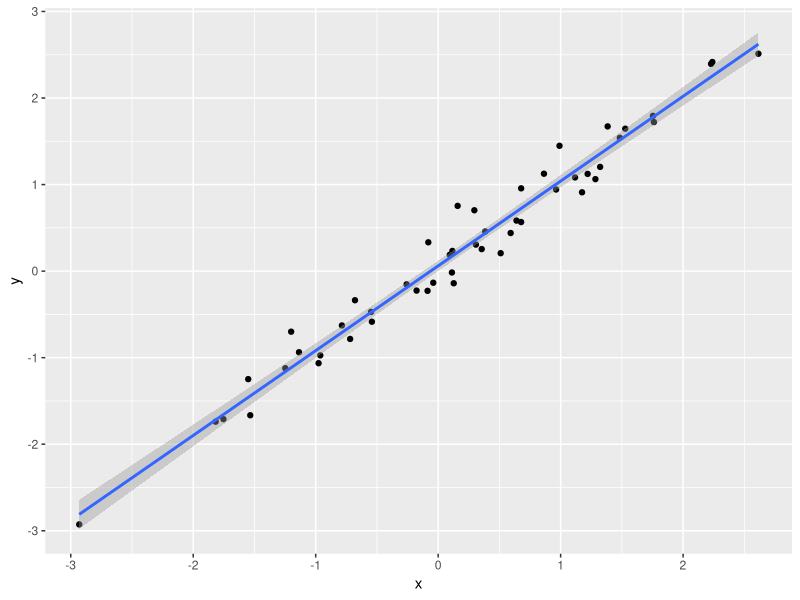
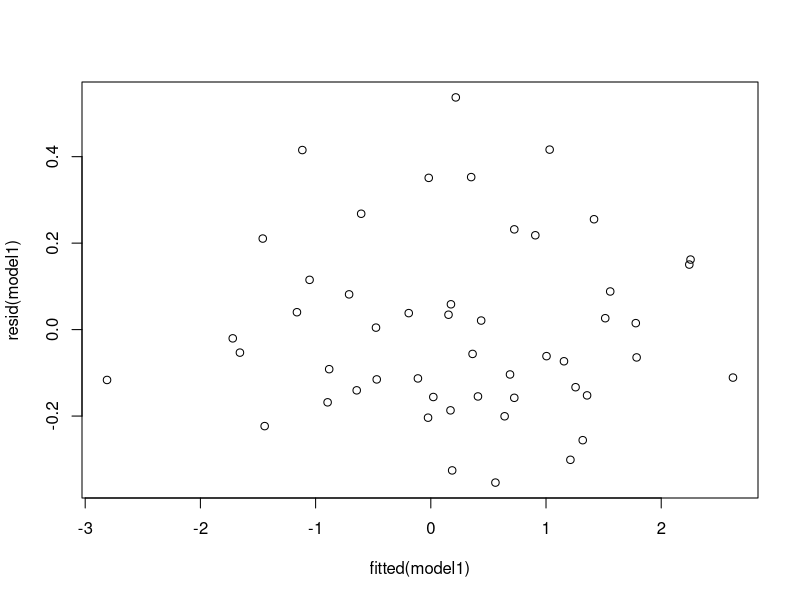
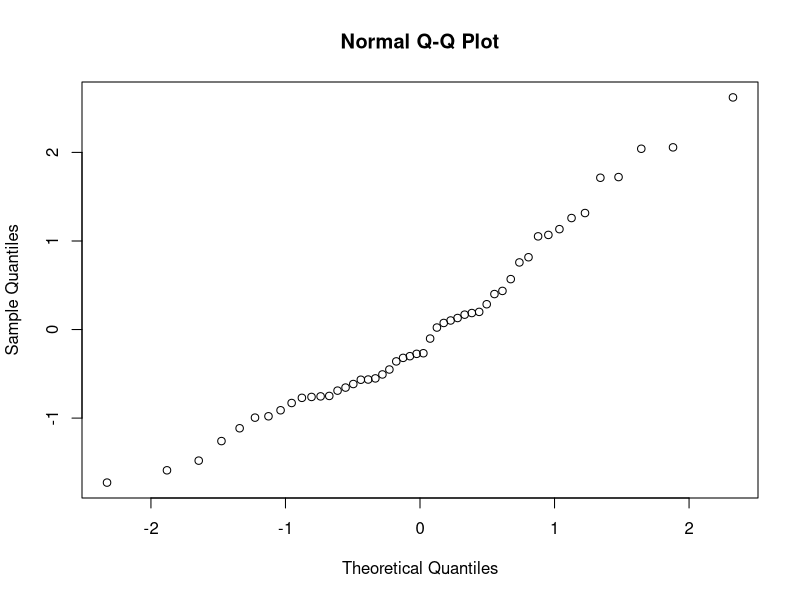
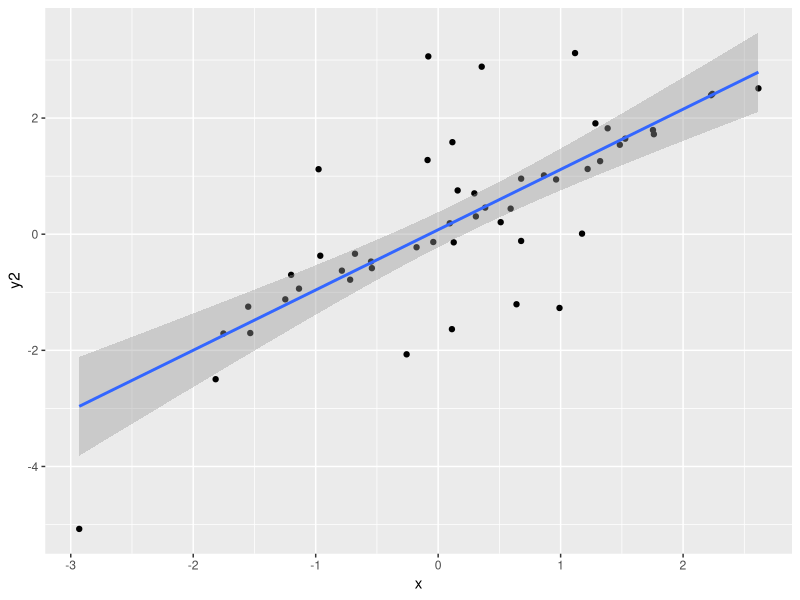
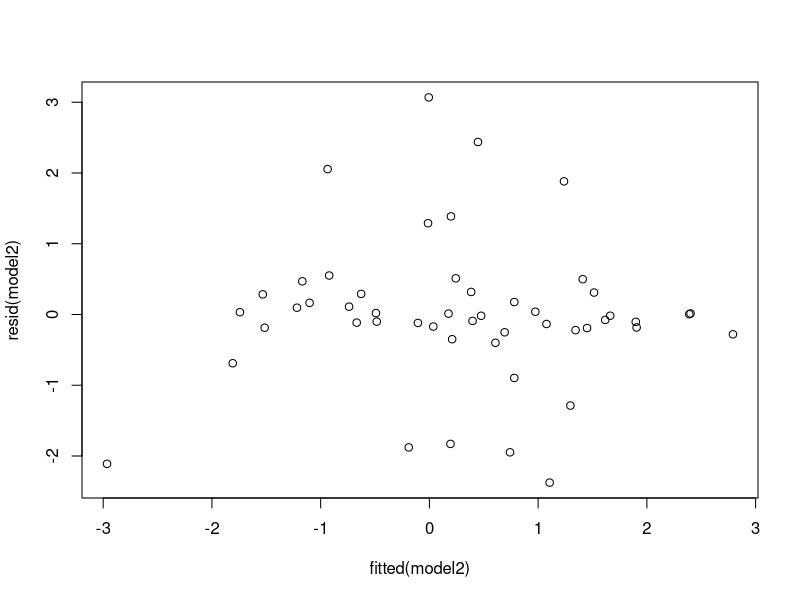
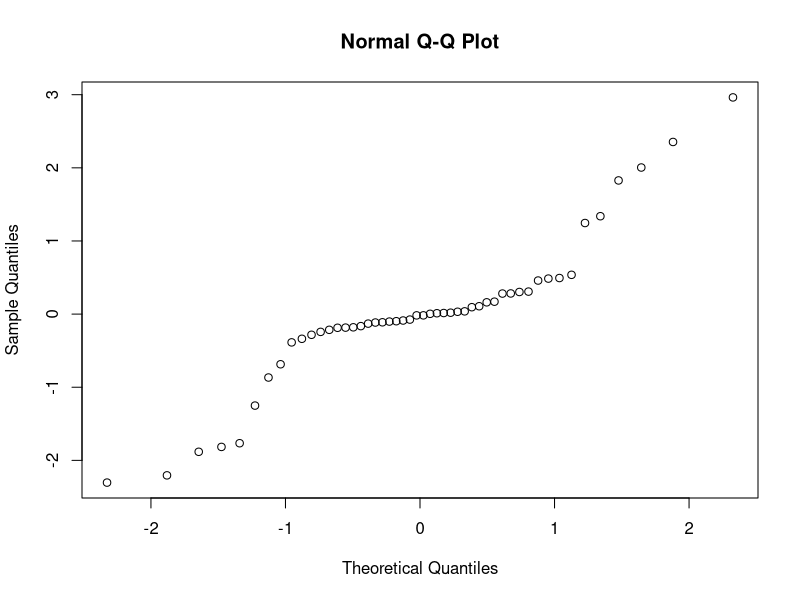

Here is the R script that generated these plots, in order:
library(tidyverse)

set.seed(1111)

x <- rnorm(50,0,1)
y <- rnorm(50,0,0.2) + x
data1 <- tibble(x,y)

model1 <- lm(y ~ x, data = data1)
summary(model1)

data1 %>% ggplot(aes(x=x, y=y)) + geom_point() + geom_smooth(method = "lm")

plot(fitted(model1), resid(model1)) # functions operate on the model object to provide fitted values and residuals
qqnorm(rstandard(model1)) # Q-Q plot, slightly less annoying than pressing return to page through plot() output

y_wiggle <- c(runif(20,-3,3), rep(0, 30)) # add uniformly distributed noise to first 20 data points in the set of 50

data1$y2 <- data1$y + y_wiggle

model2 <- lm(y2 ~ x, data = data1)
summary(model2)

data1 %>% ggplot(aes(x=x, y=y2)) + geom_point() + geom_smooth(method = "lm")

plot(fitted(model2), resid(model2)) 
qqnorm(rstandard(model2))

